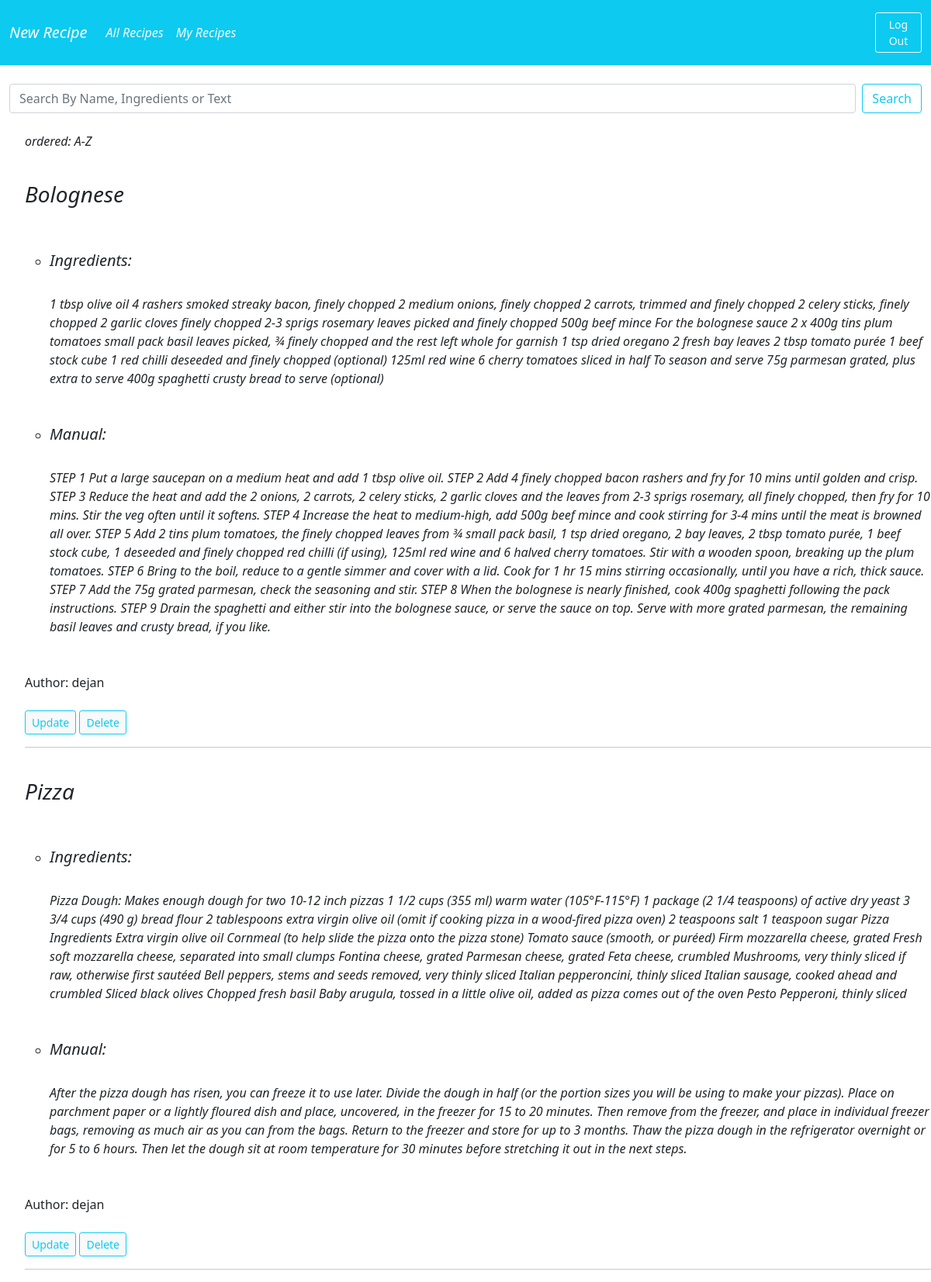
/my-recipes/ (signed in), run on the app's committed database.
### recipes/models.py (models this page shows, shortened)
class Recipe(models.Model):
    user = models.ForeignKey(User, on_delete=models.CASCADE)
    recipe_name = models.CharField(max_length=200)
    recipe_ingredients = models.TextField(max_length=3000)
    recipe_text = models.TextField(max_length=10000)
    email = models.EmailField(max_length=50, blank=True)
    class Meta:
        ordering = ['recipe_name']

### recipes/views.py (the view)
# urls.py: path('my-recipes/', views.MyRecipeListView.as_view(), name='my-recipes'),
class MyRecipeListView(generic.ListView):
    template_name = 'myrecipe_list.html'
    model = Recipe

### recipes/templates/myrecipe_list.html
{% extends 'base.html' %}
{% block body %}
{% if user.is_authenticated %}
<br><p><i> ordered: A-Z </i></p>
    {% for recipe in recipe_list %}
        {% if request.user == recipe.user %}
            <br> <b> <i> <h3> {{ recipe.recipe_name }} </h3> </i> </b> <br> <br>
            <ul>
                <li> <i> <h5> Ingredients: </h5> <br> {{ recipe.recipe_ingredients }} </i> </li> <br> <br>
                <li> <i> <h5> Manual: </h5> <br> {{ recipe.recipe_text }} </i> </li> <br> <br>
            </ul>
            Author: {{ recipe.user }} <br> <br>
                <a href="{% url 'my-recipe-update' recipe.pk %}" class="btn btn-sm btn-outline-info bg-light text-info"> Update </a>
                <a href="{% url 'my-recipe-delete' recipe.pk %}" class="btn btn-sm btn-outline-info bg-light text-info"> Delete </a>
            <hr>
        {% endif %}
    {% endfor %}
{% endif %}
{% endblock %}

### data on the page
Recipe: recipe_name "Bolognese", recipe_ingredients "1 tbsp olive oil 4 rashers smoked streaky bacon, finely chopped 2 medium onions, finely chopped 2 carrots, trimmed and finely chopped 2 celery sticks, finely chopped 2 garlic cloves finely chopped 2-3 sprigs rosemary leaves picked and finely chopped 500g beef mince For the bolognese sauce 2 x 400g tins plum tomatoes small pack basil leaves picked, ¾ finely chopped and the rest left whole for garnish 1 tsp dried oregano 2 fresh bay leaves 2 tbsp tomato purée 1 beef stock cube 1 red chilli deseeded and finely chopped (optional) 125ml red wine 6 cherry tomatoes sliced in half To season and serve 75g parmesan grated, plus extra to serve 400g spaghetti crusty bread to serve (optional)", recipe_text "STEP 1 Put a large saucepan on a medium heat and add 1 tbsp olive oil. STEP 2 Add 4 finely chopped bacon rashers and fry for 10 mins until golden and crisp. STEP 3 Reduce the heat and add the 2 onions, 2 carrots, 2 celery sticks, 2 garlic cloves and the leaves from 2-3 sprigs rosemary, all finely chopped, then fry for 10 mins. Stir the veg often until it softens. STEP 4 Increase the heat to medium-high, add 500g beef mince and cook stirring for 3-4 mins until the meat is browned all over. STEP 5 Add 2 tins plum tomatoes, the finely chopped leaves from ¾ small pack basil, 1 tsp dried oregano, 2 bay leaves, 2 tbsp tomato purée, 1 beef stock cube, 1 deseeded and finely chopped red chilli (if…", user "dejan"
Recipe: recipe_name "Pizza", recipe_ingredients "Pizza Dough: Makes enough dough for two 10-12 inch pizzas 1 1/2 cups (355 ml) warm water (105°F-115°F) 1 package (2 1/4 teaspoons) of active dry yeast 3 3/4 cups (490 g) bread flour 2 tablespoons extra virgin olive oil (omit if cooking pizza in a wood-fired pizza oven) 2 teaspoons salt 1 teaspoon sugar Pizza Ingredients Extra virgin olive oil Cornmeal (to help slide the pizza onto the pizza stone) Tomato sauce (smooth, or puréed) Firm mozzarella cheese, grated Fresh soft mozzarella cheese, separated into small clumps Fontina cheese, grated Parmesan cheese, grated Feta cheese, crumbled Mushrooms, very thinly sliced if raw, otherwise first sautéed Bell peppers, stems and seeds removed, very…", recipe_text "After the pizza dough has risen, you can freeze it to use later. Divide the dough in half (or the portion sizes you will be using to make your pizzas). Place on parchment paper or a lightly floured dish and place, uncovered, in the freezer for 15 to 20 minutes. Then remove from the freezer, and place in individual freezer bags, removing as much air as you can from the bags. Return to the freezer and store for up to 3 months. Thaw the pizza dough in the refrigerator overnight or for 5 to 6 hours. Then let the dough sit at room temperature for 30 minutes before stretching it out in the next steps.", user "dejan"
